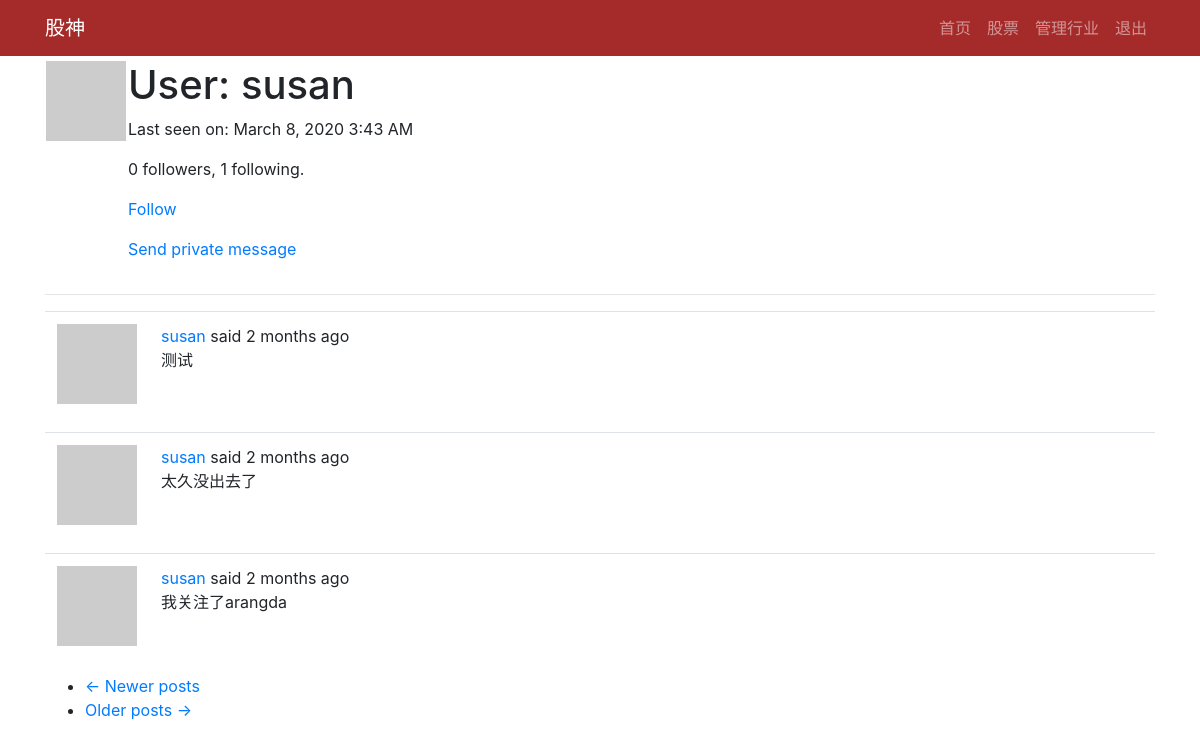
Screenshot of /user/susan (signed in) with the database file from the repository.
### app/models.py (models this page shows, shortened)
class PaginatedAPIMixin(object):
    @staticmethod
    def to_collection_dict(query, page, per_page, endpoint, **kwargs):
        resources = query.paginate(page, per_page, False)
        data = {
            'items': [item.to_dict() for item in resources.items],
            '_meta': {
                'page': page,
                'per_page': per_page,
                'total_pages': resources.pages,
                'total_items': resources.total
            },
            '_links': {
                'self': url_for(endpoint, page=page, per_page=per_page,
                                **kwargs),
                'next': url_for(endpoint, page=page + 1, per_page=per_page,
                                **kwargs) if resources.has_next else None,
                'prev': url_for(endpoint, page=page - 1, per_page=per_page,
                                **kwargs) if resources.has_prev else None
            }
        }
        return data

class User(PaginatedAPIMixin,UserMixin,db.Model):
    id = db.Column(db.Integer,primary_key=True)
    username = db.Column(db.String(64),index=True,unique=True)
    email = db.Column(db.String(120),index=True,unique=True)
    password_hash = db.Column(db.String(128))
    about_me = db.Column(db.String(140))
    last_seen = db.Column(db.DateTime,default=datetime.utcnow)
    posts = db.relationship('Post',backref='author',lazy='dynamic')
    messages_sent = db.relationship('Message',
                                    foreign_keys='Message.sender_id',
                                    backref='author', lazy='dynamic')
    messages_received = db.relationship('Message',
                                        foreign_keys='Message.recipient_id',
                                        backref='recipient', lazy='dynamic')
    last_message_read_time = db.Column(db.DateTime)
    token = db.Column(db.String(32), index=True, unique=True)
    token_expiration = db.Column(db.DateTime)
    notifications = db.relationship('Notification',backref='user',lazy='dynamic')
    followed = db.relationship(
        'User',secondary=followers,
        primaryjoin=(followers.c.follower_id == id),
        secondaryjoin=(followers.c.followed_id == id),
        backref=db.backref('followers',lazy='dynamic'),lazy='dynamic'
    )
    tasks = db.relationship('Task',backref='user',lazy='dynamic')
    def avatar(self,size):
        digest = md5(self.email.lower().encode('utf-8')).hexdigest()
        return 'https://www.gravatar.com/avatar/{}?d=identicon&s={}'.format(digest,size)
    def is_following(self,user):
        return self.followed.filter(
            followers.c.followed_id == user.id).count() > 0

class Post(db.Model):
    id = db.Column(db.Integer,primary_key=True)
    body = db.Column(db.String(140))
    timestamp = db.Column(db.DateTime,index=True,default=datetime.utcnow)
    user_id = db.Column(db.Integer,db.ForeignKey('user.id'))
    language = db.Column(db.String(5))

### app/main/routes.py (the view)
@bp.route('/user/<username>')
@login_required
def user(username):
    user = User.query.filter_by(username=username).first_or_404()
    page = request.args.get('page',1,type=int)
    posts = user.posts.order_by(Post.timestamp.desc()).paginate(
        page,current_app.config['POSTS_PER_PAGE'],False
    )
    next_url = url_for('main.user',username=user.username,page=posts.next_num) if posts.has_next else None
    prev_url = url_for('main.user',username=user.username,page=posts.prev_num) if posts.has_prev else None
    return render_template('user.html', user=user, posts=posts.items,next_url=next_url,prev_url=prev_url)

### app/main/routes.py (called while the page is built)
@bp.before_app_request
def before_request():
    g.locale = str(get_locale())
    if current_user.is_authenticated:
        current_user.last_seen = datetime.utcnow()
        db.session.commit()

### app/models.py (called while the page is built)
@login.user_loader
def load_user(id):
    return User.query.get(int(id))

### app/templates/user.html (shortened to what this page needs)
{% extends "base.html" %}
{% block app_content %}
    <table>
        <tr valign="top">
            <td><img src="{{ user.avatar(128) }}"></td>
            <td>
                <h1>User: {{ user.username }}</h1>
                {% if user.last_seen %}<p>{{ _('Last seen on')}}: {{ moment(user.last_seen).format('LLL') }}</p>{% endif %}
                <p>{{ user.followers.count() }} {{_('followers')}}, {{ user.followed.count() }} {{ _('following')}}.</p>
                {% if user == current_user %}
                <p><a href="{{ url_for('main.edit_profile') }}">Edit your profile</a></p>
                {% if not current_user.get_task_in_progress('export_posts') %}
                <p><a href="{{ url_for('main.export_posts') }}">{{ _('Export your posts') }}</a></p>
                {% endif %}
                {% elif not current_user.is_following(user) %}
                <p><a href="{{ url_for('main.follow', username=user.username) }}">{{ _('Follow') }}</a></p>
                {% else %}
                <p><a href="{{ url_for('main.unfollow', username=user.username) }}">{{ _('Unfollow') }}</a></p>
                {% endif %}
                {% if user != current_user %}
                <p>
                    <a href="{{ url_for('main.send_message',recipient=user.username) }} ">
                        {{ _('Send private message')}}
                    </a>
                </p>
                {% endif %}
            </td>
        </tr>
    </table>
    <hr>
    {% for post in posts %}
        {% include '_post.html' %}
    {% endfor %}
    <nav aria-label="...">
        <ul class="pager">
            <li class="previous{% if not prev_url %} disabled{% endif %}">
                <a href="{{ prev_url or '#' }}">
                    <span aria-hidden="true">&larr;</span> Newer posts
                </a>
            </li>
            <li class="next{% if not next_url %} disabled{% endif %}">
                <a href="{{ next_url or '#' }}">
                    Older posts <span aria-hidden="true">&rarr;</span>
                </a>
            </li>
        </ul>
    </nav>
{% endblock %}

### app/templates/_post.html (shortened to what this page needs)
<table class="table table-hover">
    <tr>
        <td width="70px">
            <a href="{{ url_for('main.user', username=post.author.username) }}">
                <img src="{{ post.author.avatar(70) }}" />
            </a>
        </td>
        <td>
            {{ _('%(username)s said %(when)s',username=user_link,when=moment(post.timestamp).fromNow()) }}
            <br>
            <span id="post{{ post.id }}">{{ post.body }}</span>
        </td>
    </tr>
</table>

### rows the page displays
User: username "susan", last_seen "March 8, 2020 3:43 AM"
Post: body "测试"
Post: body "太久没出去了"
Post: body "我关注了arangda"

### other values shown
{{ render_nav_item('main.index', '首页',None,True) }} "首页"
{{ render_nav_item('shares.index', '股票',None,True) }} "股票"
{{ render_nav_item('shares.manage_category', '管理行业',None,True) }} "管理行业"
{{ render_nav_item('auth.logout', '退出',None,True) }} "退出"
{{ user.followers.count() }} "0"
{{ user.followed.count() }} "1"
